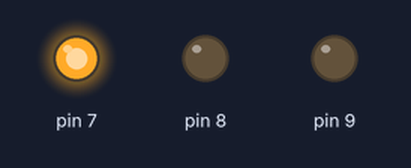
Recording of a sketch running on a simulated Arduino Uno, built with avr-gcc and run on an emulated ATmega328P. Shown: output pins drawn as LEDs (lit = HIGH).

Above: at 0.12 s.
At 0.62 s:
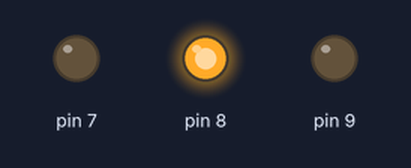
At 1.12 s:
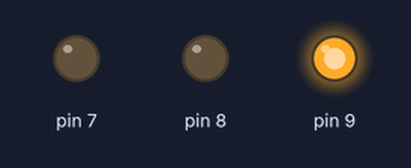
At 2.87 s:
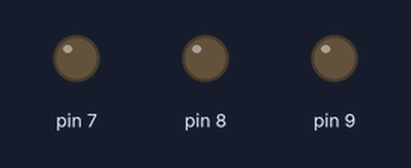
Timing chart, 0 to 3.5 s (numbered marks = the images above):
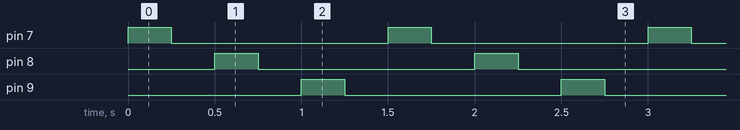

The sketch:

4._RGB_Light_Chaser.ino
```cpp
/*
  Main Theme :
    The purpose of using an RGB is to only use one electrical component while applying the codes for a light chaser using three pins in a loop.
*/
void setup() {
  //Sets pins 7-9 as an output for RGB
pinMode(7,OUTPUT);
pinMode(8,OUTPUT);
pinMode(9,OUTPUT);

}
int t = 250; // sets delay to 1/4th of a second for every interval
void loop() {
digitalWrite(7,1); //turns pin 7 on
delay(t); // sets delay from variable t
digitalWrite(7,0); //turns pin 7 off
delay(t); // sets delay from variable t
digitalWrite(8,1); //turns pin 8 on
delay(t); // sets delay from variable t
digitalWrite(8,0); //turns pin 8 off
delay(t); // sets delay from variable t
digitalWrite(9,1); //turns pin 9 on
delay(t); // sets delay from variable t
digitalWrite(9,0); //turns pin 9 off
delay(t); // sets delay from variable t
}
```

Measured:
- by itself, pin 7–9: alternates HIGH for 0.25 s and LOW for 1.3 s
- by itself, everything shown: repeats every 1.5 s, in 6 steps
